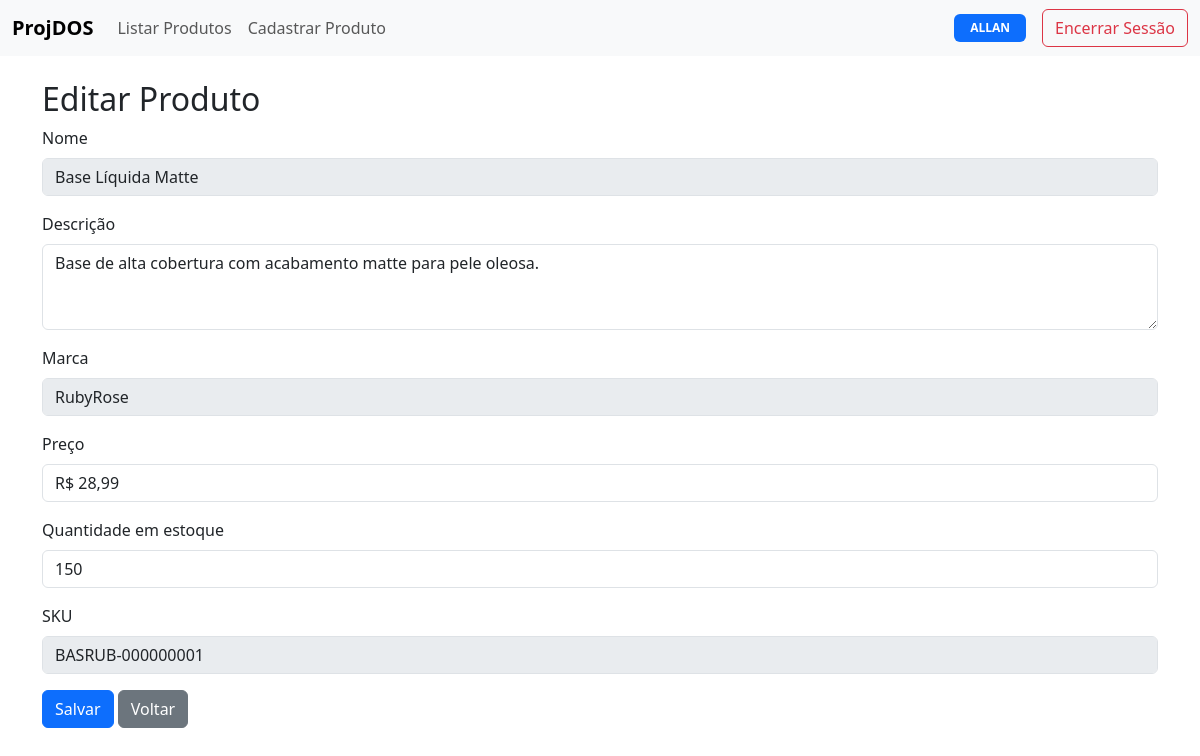
/produtos/editar/30/ (signed in), run on the app's committed database.
### produto/models.py (models this page shows, shortened)
class Produto(models.Model):
    nome = models.CharField(max_length=100)
    descricao = models.TextField(blank=True)
    preco = models.DecimalField(max_digits=10, decimal_places=2)
    saldo_estoque = models.PositiveIntegerField()
    marca = models.CharField(max_length=16, null=False, blank=False)
    sku = models.CharField(max_length=16, unique=True, editable=False)

### produto/views.py (the view, shortened to what this page needs)
# urls.py: path('produtos/editar/<int:produto_id>/', views.editar_produto, name='editar_produto'),
@user_passes_test(is_superuser, login_url=reverse_lazy('listar_produtos'))
@login_required(login_url=reverse_lazy('login'))
def editar_produto(request, produto_id):
    produto = get_object_or_404(Produto, id=produto_id)
    return render(request, 'produto/editar_produto.html', {'produto': produto})

### produto/views.py (called while the page is built)
def is_superuser(user):
    return user.is_superuser

### produto/templates/produto/editar_produto.html (shortened to what this page needs)
{% extends 'base.html' %}
{% load static %}
{% block content %}
  <h2>Editar Produto</h2>
  <form id="editForm" method="POST" action="{% url 'editar_produto' produto.id %}">
    <div class="mb-3">
      <label for="nome" class="form-label">Nome</label>
      <input type="text" class="form-control" id="nome" name="nome" value="{{ produto.nome }}" disabled />
    </div>
    <div class="mb-3">
      <label for="descricao" class="form-label">Descrição</label>
      <textarea class="form-control" id="descricao" name="descricao" rows="3" required>{{ produto.descricao }}</textarea>
    </div>
    <div class="mb-3">
      <label for="marca" class="form-label">Marca</label>
      <input type="text" class="form-control" id="marca" name="marca" value="{{ produto.marca }}" disabled />
    </div>
    <div class="mb-3">
      <label for="preco" class="form-label">Preço</label>
      <input type="text" class="form-control" id="preco" name="preco" value="{{ produto.preco }}" required oninput="formatarMoeda(this)" min="0.01" max="99999.99" />
    </div>
    <div class="mb-3">
      <label for="saldo_estoque" class="form-label">Quantidade em estoque</label>
      <input type="number" class="form-control" id="saldo_estoque" name="saldo_estoque" value="{{ produto.saldo_estoque }}" required min="0" max="99999" step="1" inputmode="numeric" oninput="verificarQuantidade(this)" />
    </div>
    <div class="mb-3">
      <label for="sku" class="form-label">SKU</label>
      <input type="text" class="form-control" id="sku" name="sku" value="{{ produto.sku }}" disabled />
    </div>
    <button type="button" class="btn btn-primary" data-bs-toggle="modal" data-bs-target="#confirmSaveModal">Salvar</button>
    <a href="{% url 'listar_produtos' %}" class="btn btn-secondary">Voltar</a>
  </form>
{% endblock %}
{% load static %}

### produto/templates/base.html (shortened to what this page needs)
<!DOCTYPE html>
<html lang="pt-br">
  <head>
    <link href="https://cdn.jsdelivr.net/npm/bootstrap@5.3.6/dist/css/bootstrap.min.css" rel="stylesheet" />
    <link href="https://cdn.datatables.net/1.13.6/css/dataTables.bootstrap5.min.css" rel="stylesheet" />
  </head>
  <body>
    <nav class="navbar navbar-expand-lg bg-body-tertiary mb-4">
      <div class="container-fluid">
        <a class="navbar-brand fw-bold" href="#">ProjDOS</a>
        <div class="collapse navbar-collapse" id="navbarContent">
          <ul class="navbar-nav me-auto mb-2 mb-lg-0">
            <li class="nav-item">
              <a class="nav-link" href="{% url 'listar_produtos' %}">Listar Produtos</a>
            </li>
            <li class="nav-item">
              {% if perms.produto.add_produto %}
                <a class="nav-link" href="{% url 'criar_produto' %}">Cadastrar Produto</a>
              {% endif %}
            </li>
          </ul>
          <div class="d-flex align-items-center ms-auto gap-3">
            <span class="badge text-bg-primary text-uppercase px-3 py-2">{{ user.username }}</span>
            <button type="button" class="btn btn-outline-danger" data-bs-toggle="modal" data-bs-target="#logoutModal">Encerrar Sessão</button>
          </div>
        </div>
      </div>
    </nav>
    <div class="container">
      {% block content %}
      {% endblock %}
    </div>
  </body>
</html>

### data on the page
Produto: nome "Base Líquida Matte", descricao "Base de alta cobertura com acabamento matte para pele oleosa.", marca "RubyRose", preco "R$ 28,99", saldo_estoque "150", sku "BASRUB-000000001"

### other printed values
{{ user.username }} "ALLAN"
